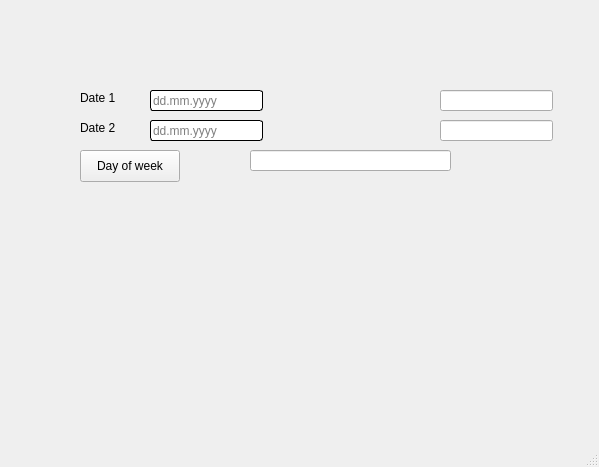
<?xml version="1.0" encoding="UTF-8"?>
<ui version="4.0">
 <class>MainWindow</class>
 <widget class="QMainWindow" name="MainWindow">
  <property name="geometry">
   <rect>
    <x>0</x>
    <y>0</y>
    <width>599</width>
    <height>467</height>
   </rect>
  </property>
  <property name="windowTitle">
   <string>DayOfWeek</string>
  </property>
  <widget class="QWidget" name="centralwidget">
   <widget class="QLabel" name="label">
    <property name="geometry">
     <rect>
      <x>80</x>
      <y>90</y>
      <width>58</width>
      <height>16</height>
     </rect>
    </property>
    <property name="text">
     <string>Date 1</string>
    </property>
   </widget>
   <widget class="QLineEdit" name="inputDate">
    <property name="geometry">
     <rect>
      <x>150</x>
      <y>90</y>
      <width>113</width>
      <height>21</height>
     </rect>
    </property>
    <property name="styleSheet">
     <string notr="true">border-radius: 3px;
border: 1px solid black;</string>
    </property>
    <property name="placeholderText">
     <string>dd.mm.yyyy</string>
    </property>
   </widget>
   <widget class="QPushButton" name="pushButton">
    <property name="geometry">
     <rect>
      <x>80</x>
      <y>150</y>
      <width>100</width>
      <height>32</height>
     </rect>
    </property>
    <property name="text">
     <string>Day of week</string>
    </property>
   </widget>
   <widget class="QLineEdit" name="inputDate_2">
    <property name="geometry">
     <rect>
      <x>440</x>
      <y>90</y>
      <width>113</width>
      <height>21</height>
     </rect>
    </property>
    <property name="styleSheet">
     <string notr="true">background-color: none;</string>
    </property>
    <property name="readOnly">
     <bool>true</bool>
    </property>
   </widget>
   <widget class="QLineEdit" name="inputDate_3">
    <property name="geometry">
     <rect>
      <x>150</x>
      <y>120</y>
      <width>113</width>
      <height>21</height>
     </rect>
    </property>
    <property name="styleSheet">
     <string notr="true">border-radius: 3px;
border: 1px solid black;</string>
    </property>
    <property name="placeholderText">
     <string>dd.mm.yyyy</string>
    </property>
   </widget>
   <widget class="QLabel" name="label_2">
    <property name="geometry">
     <rect>
      <x>80</x>
      <y>120</y>
      <width>58</width>
      <height>16</height>
     </rect>
    </property>
    <property name="text">
     <string>Date 2</string>
    </property>
   </widget>
   <widget class="QLineEdit" name="inputDate_4">
    <property name="geometry">
     <rect>
      <x>440</x>
      <y>120</y>
      <width>113</width>
      <height>21</height>
     </rect>
    </property>
    <property name="styleSheet">
     <string notr="true">background-color: none;</string>
    </property>
    <property name="readOnly">
     <bool>true</bool>
    </property>
   </widget>
   <widget class="QLineEdit" name="inputDate_5">
    <property name="geometry">
     <rect>
      <x>250</x>
      <y>150</y>
      <width>201</width>
      <height>21</height>
     </rect>
    </property>
    <property name="styleSheet">
     <string notr="true">background-color: none;</string>
    </property>
    <property name="readOnly">
     <bool>true</bool>
    </property>
   </widget>
  </widget>
  <widget class="QMenuBar" name="menubar">
   <property name="geometry">
    <rect>
     <x>0</x>
     <y>0</y>
     <width>599</width>
     <height>24</height>
    </rect>
   </property>
  </widget>
  <widget class="QStatusBar" name="statusbar"/>
 </widget>
 <resources/>
 <connections/>
</ui>
